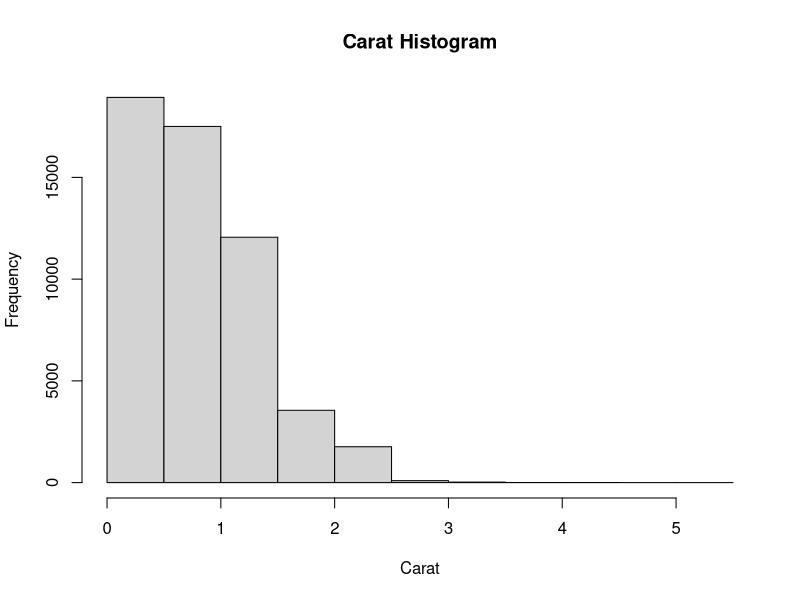
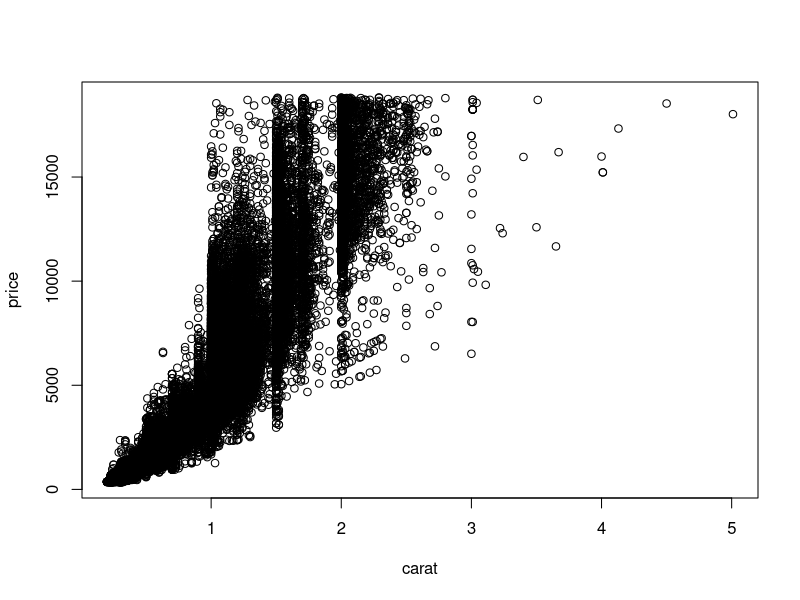
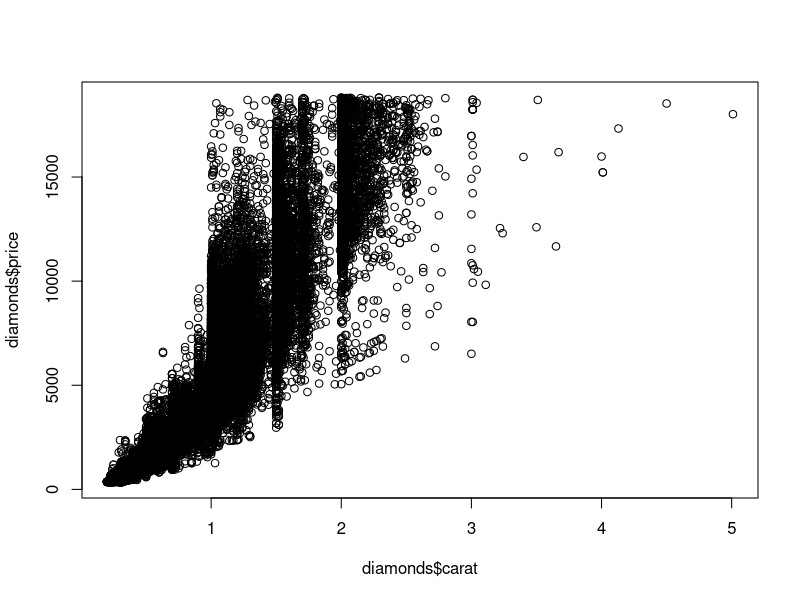
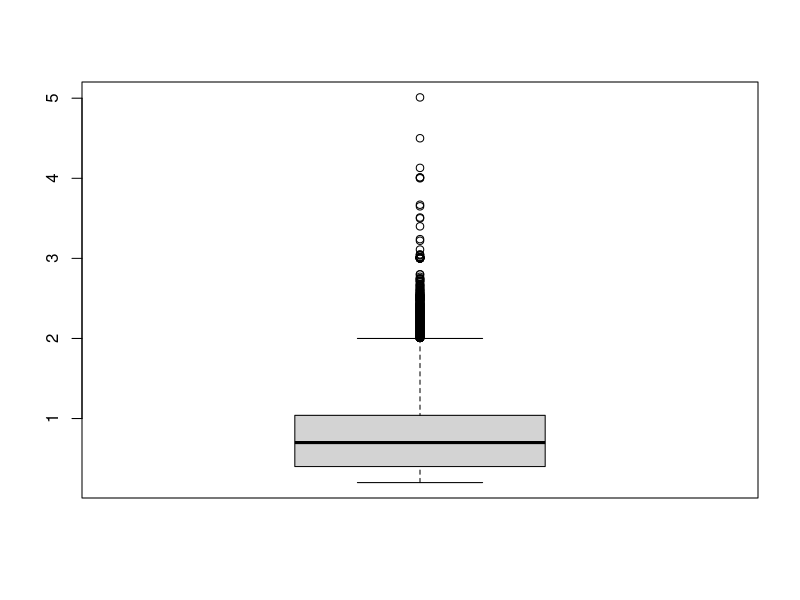
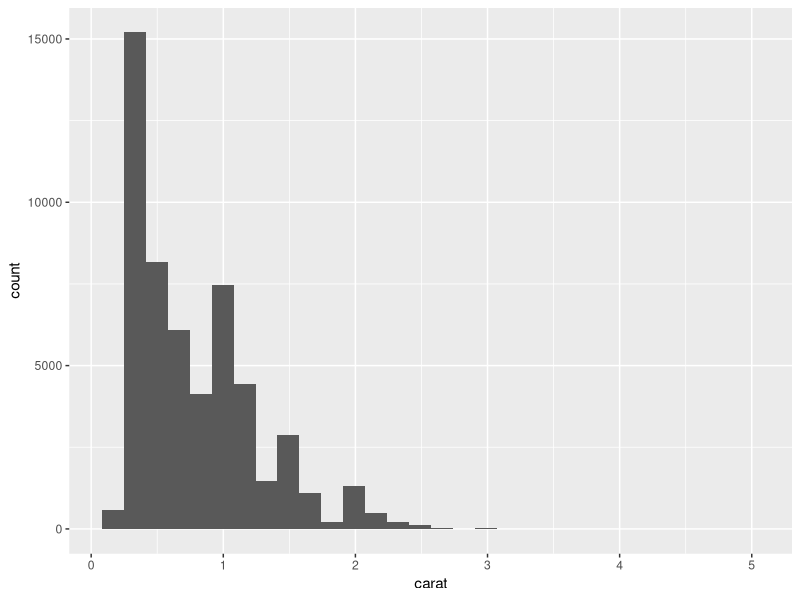
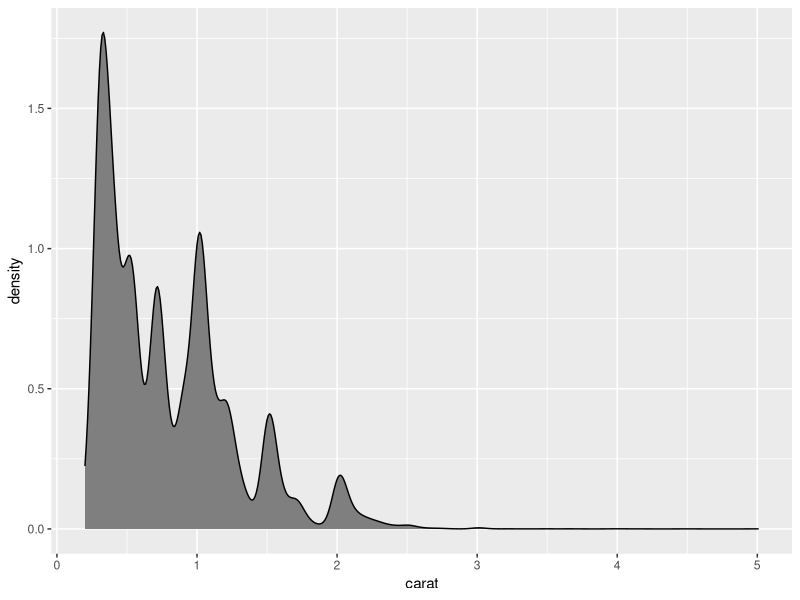
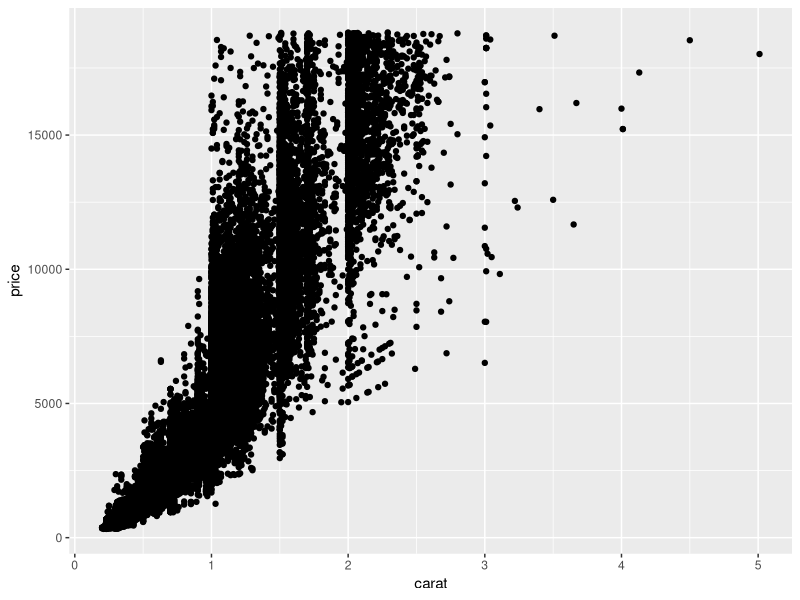
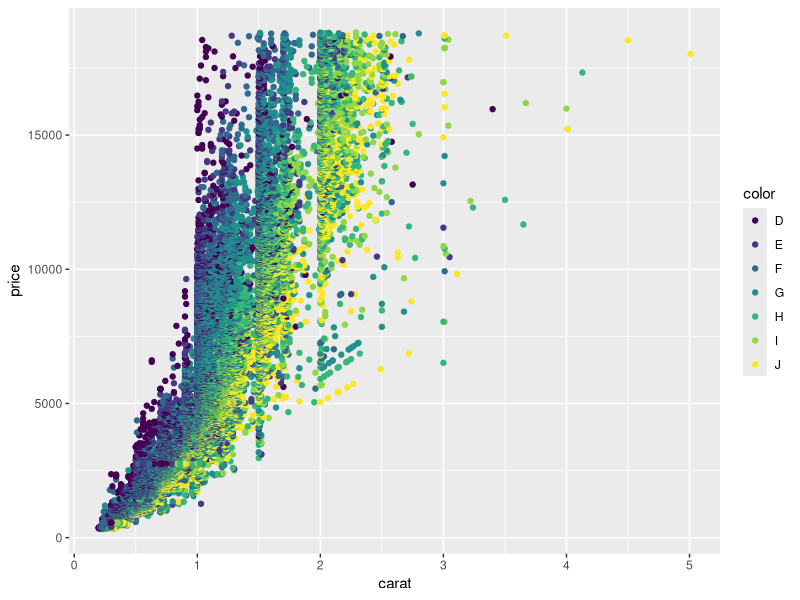

Recreate these plots in R, in order.
########################################################################################################
#                               CHAPTER 7: STATISTICAL GRAPHICS
########################################################################################################
#
########################################################################################################
#                                     Base Graphics: 7.1
########################################################################################################
#
#get the diamonds dataset that is included in ggplot2...

library(ggplot2)
data(diamonds)
head(diamonds)

# base histograms
hist(diamonds$carat, main='Carat Histogram', xlab='Carat')

# base scatterplot
plot(price ~ carat, data=diamonds)
plot(diamonds$carat, diamonds$price)

# base boxplots
boxplot(diamonds$carat)

########################################################################################################
#                                     ggplot2: 7.2
########################################################################################################
#
# ggplot2 histograms
ggplot(data=diamonds) +
  geom_histogram(aes(x=carat))

# ggplot2 density plots
ggplot(data=diamonds) +
  geom_density(aes(x=carat), fill='grey50')

# ggplot2 scatterplots
ggplot(diamonds, aes(x=carat, y=price)) +
  geom_point()

# save basic ggplot object to a variable to work with...
g <- ggplot(diamonds, aes(x=carat, y=price))
# ... then build onto the ggplot object variable...
g +
  geom_point(aes(color=color))

# ggplot2 facet plots
g +
  geom_point(aes(color=color)) +
  facet_wrap(~color)

g +
  geom_point(aes(color=color)) +
  facet_grid(cut~color)

# ggplot2 boxplots and violin plots
ggplot(diamonds, aes(x=1, y=carat)) +
  geom_boxplot()

ggplot(diamonds, aes(x=cut, y=carat)) +
  geom_boxplot()

ggplot(diamonds, aes(y=carat, x=cut)) +
  geom_violin()

ggplot(diamonds, aes(y=carat, x=cut)) +
  geom_point()+
  geom_violin()

ggplot(diamonds, aes(y=carat, x=cut)) +
  geom_violin() +
  geom_point(alpha=0.2)

# ggplot2 line graphs
ggplot(economics, aes(x=date, y=pop)) +
  geom_line()

# sometimes we need to use an aes(group=1) with multiple lines
library(lubridate)
# create year and month variables
economics$year <- year(economics$date)
economics$month <- month(economics$date, label=TRUE)
#subset the data
econ2000 <- economics[which(economics$year >= 2000),]

library(scales)
#build the foundation of the plot
g <- ggplot(econ2000, aes(x=month, y=pop))

g <- g + geom_line(aes(color=factor(year), group=year))

g <- g + scale_color_discrete(name="year")

g <- g + scale_y_continuous(labels=comma)

g <- g + labs(title='Population Growth', x='Month', y='Population')

g

# THEMES
g2 <- ggplot(diamonds, aes(x=carat, y=price)) +
  geom_point(aes(color=color))

g2 + theme_minimal()
g2 + theme_dark()
g2 + theme_light()
g2 + theme_void()
g2 + theme_classic()
g2 + theme_gray()
g2 + theme_bw()
g2 + theme_linedraw()

theme_set(theme_classic())
g2

